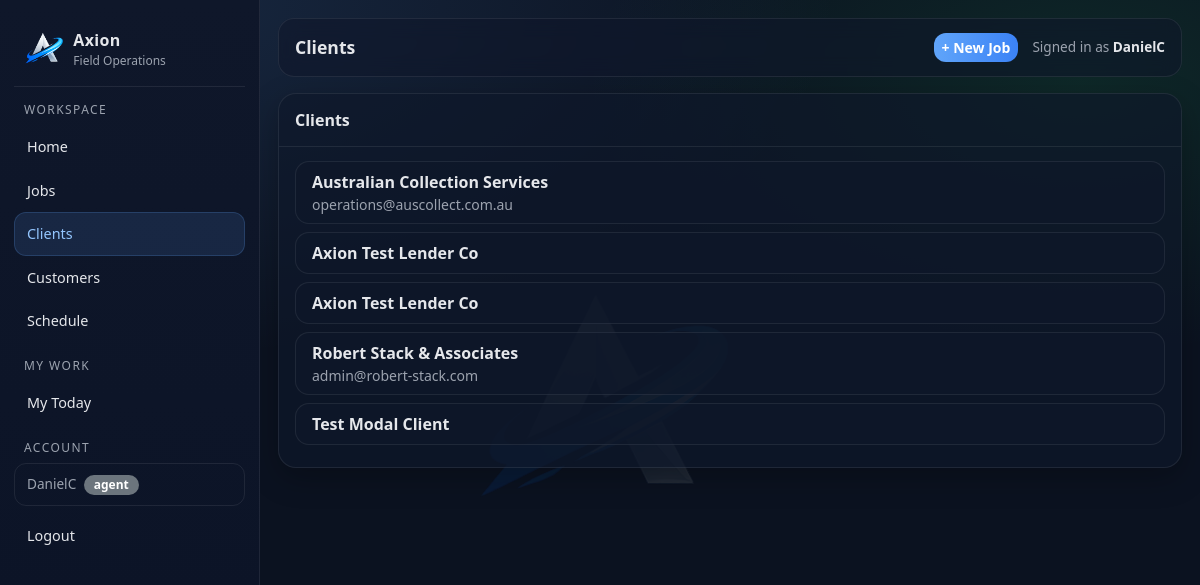
The page /clients (signed in) on the database its author committed.
### tables this page shows
CREATE TABLE clients (
        id INTEGER PRIMARY KEY AUTOINCREMENT,
        name TEXT NOT NULL,
        phone TEXT,
        email TEXT,
        address TEXT,
        notes TEXT,
        created_at TEXT NOT NULL
    , updated_at TEXT NOT NULL DEFAULT '');

### app.py (the view)
@app.get("/clients")
@login_required
def clients_list():
    conn = db()
    cur = conn.cursor()
    cur.execute("SELECT * FROM clients ORDER BY name")
    rows = cur.fetchall()
    conn.close()
    return render_template("clients.html", clients=rows)

### app.py (called while the page is built)
def db():
    conn = sqlite3.connect(DB_PATH)
    conn.row_factory = sqlite3.Row
    return conn

def add_column_if_missing(cur, table, col, coltype):
    cur.execute(f"PRAGMA table_info({table})")
    cols = [r["name"] for r in cur.fetchall()]
    if col not in cols:
        cur.execute(f"ALTER TABLE {table} ADD COLUMN {col} {coltype}")

@app.context_processor
def inject_globals():
    return {"GOOGLE_MAPS_API_KEY": os.environ.get("GOOGLE_MAPS_API_KEY", "")}

@app.before_request
def _ensure_db():
    init_db()

def login_required(f):
    @wraps(f)
    def wrapper(*args, **kwargs):
        if not session.get("user_id"):
            return redirect(url_for("login"))
        return f(*args, **kwargs)
    return wrapper

### templates/clients.html (shortened to what this page needs)
{% extends "layout.html" %}
{% block page_title %}Clients{% endblock %}
{% block content %}
<div class="ax-card">
  <div class="ax-card-h d-flex justify-content-between align-items-center">
    <div>Clients</div>
  </div>
  <div class="ax-card-b">
    <div class="list-group list-group-flush">
      {% for c in clients %}
        <a href="/clients/{{ c.id }}" class="list-group-item list-group-item-action">
          <div class="fw-semibold">{{ c.name }}</div>
          {% if c.email %}<div class="small" style="color:var(--muted)">{{ c.email }}</div>{% endif %}
        </a>
      {% else %}
        <div style="color:var(--muted)" class="py-3 text-center">No clients yet.</div>
      {% endfor %}
    </div>
  </div>
</div>
{% endblock %}

### templates/layout.html (style rules this page uses)
:root { --bg: #0b1220; --panel: #0f172a; --panel2: #111c33; --text: #e5e7eb; --muted: #9ca3af; --line: rgba(255,255,255,.08); --accent: #60a5fa; --accent2: #22c55e; --danger: #ef4444; }
body { background: radial-gradient(1200px 600px at 10% 0%, rgba(96,165,250,.15), transparent 60%), radial-gradient(900px 500px at 90% 10%, rgba(34,197,94,.12), transparent 55%), var(--bg); color: var(--text); }
body::before { content: ''; position: fixed; inset: 0; background: url('/static/images/axion-a-logo.png') center center / 260px auto no-repeat; opacity: .10; pointer-events: none; z-index: 0; }
.ax-card { background: rgba(15, 23, 42, .65); border: 1px solid var(--line); border-radius: 18px; box-shadow: 0 10px 30px rgba(0,0,0,.25); overflow: visible; }
.ax-card .ax-card-h { padding: 14px 16px; border-bottom: 1px solid var(--line); font-weight: 650; }
.ax-card .ax-card-b { padding: 14px 16px; }
.list-group-item { background: rgba(15, 23, 42, .65) !important; border: 1px solid var(--line) !important; color: var(--text) !important; border-radius: 14px !important; margin-bottom: 8px; }

### rows shown on the page
clients: name "Australian Collection Services", email "operations@auscollect.com.au"
clients: name "Axion Test Lender Co"
clients: name "Axion Test Lender Co"
clients: name "Robert Stack & Associates", email "admin@robert-stack.com"
clients: name "Test Modal Client"

### other values the page prints
{{ session.get('user_name') }} "DanielC"
{{ session.get('role') }} "agent"
